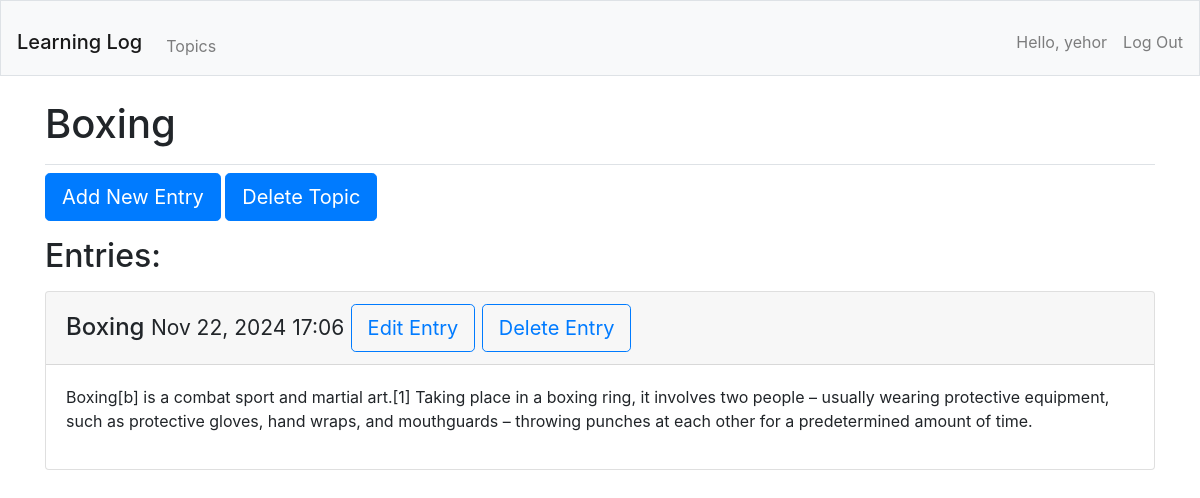
The page /topics/3/ (signed in) on the database its author committed.
### learning_logs/models.py (models this page shows, shortened)
class Topics(models.Model):
    text = models.CharField(max_length=200)
    date_added = models.DateTimeField(auto_now_add=True)
    owner = models.ForeignKey(User, on_delete=models.CASCADE)
    def __str__(self):
        return self.text

class Entry(models.Model):
    topic = models.ForeignKey(Topics, on_delete=models.CASCADE)
    title = models.CharField(max_length=200)
    text = models.TextField()
    date_added = models.DateTimeField(auto_now_add=True)
    class Meta:
        verbose_name_plural = 'entries'

### learning_logs/views.py (the view)
# urls.py: path('topics/<int:topic_id>/', views.topic, name='topic'),
@login_required
def topic(request, topic_id):
    topic = Topics.objects.get(id=topic_id)
    check_topic_owner(request, topic.owner)
    entries = topic.entry_set.order_by('-date_added')
    context = {'topic': topic, 'entries':entries}
    return render(request, 'learning_logs/topic.html', context)

### learning_logs/views.py (called while the page is built)
def check_topic_owner(request, owner):
    if owner != request.user:
        raise Http404

### learning_logs/templates/learning_logs/topic.html
{% extends 'learning_logs/base.html' %}
{% block page_header %}
    <h1>{{ topic }}</h1>
{% endblock page_header %}
{% block content %}
    <div class="mb-3">
        <a class="btn btn-lg btn-primary" href="{% url 'learning_logs:new_entry' topic.id %}">Add New Entry</a>
        <a class="btn btn-lg btn-primary" href="{% url 'learning_logs:delete_topic' topic.id %}">Delete Topic</a>
    </div>
    <div>
        <h2><p>Entries:</p></h2>
        {% for entry in entries %}
                <div class="card mb-3">
                    <h4 class="card-header">
                        {{ entry.title}}
                        <small>{{ entry.date_added|date:'M d, Y H:i' }}</small>
                        <a class="btn btn-lg btn-outline-primary " href="{% url 'learning_logs:edit_entry' entry.id %}">Edit Entry</a>
                        <a class="btn btn-lg btn-outline-primary " href="{% url 'learning_logs:delete_entry' topic.id entry.id %}">Delete Entry</a>
                    </h4>
                    <div class="card-body">
                        {{entry.text|linebreaks}}
                    </div>
                </div>
        {% empty %}
            <p>There are no entries for this topic yet.</p>
        {% endfor %}
    </div>
{% endblock content %}

### learning_logs/templates/learning_logs/base.html (shortened to what this page needs)
{% load bootstrap4 %}
<!doctype html>
<html lang="en">
<head>
    {% bootstrap_css %}
</head>
<body>
    <div>
        <nav class="navbar navbar-expand-md navbar-light bg-light mb-4 border">
        <h1><a class="navbar-brand mt-3" href="{% url 'learning_logs:index' %}">
            Learning Log</a></h1>
        <div class="collapse navbar-collapse" id="navbarCollapse">
            <ul class="navbar-nav mr-auto">
                <div class="mt-3">
                    <li class="nav-item">
                        <a class="nav-link" href="{% url 'learning_logs:topics' %}">Topics</a>
                    </li>
                </div>
            </ul>
            <ul class="navbar-nav ml-auto">
                {% if user.is_authenticated %}
                        <li class="nav-item">
                            <div class="mt-3">
                                <span class="navbar-text" style="padding-top: 0px; margin-right: 16px;">Hello, {{user.username}}</span>
                            </div>
                        </li>
                        <li class="nav-item">
                            <div class="mt-3">
                                <form method="post" action="{% url 'users:logout' %}">
                                    <button type="submit" class="nav-link" style="background:none; border:none; padding:0;">
                                        Log Out
                                    </button>
                                </form>
                            </div>
                        </li>
                {% endif %}
            </ul>
        </nav>
    </div>
    <main role="main" class="container">
        <div class="pb-2 mb-2 border-bottom">
            {% block page_header %}{% endblock page_header %}
        </div>
        <div>
            {% block content %}{% endblock content %}
        </div>
    </main>
</body>
</html>

### rows shown on the page
Topics: text "Boxing"
Entry: title "Boxing", date_added "Nov 22, 2024 17:06", text "Boxing[b] is a combat sport and martial art.[1] Taking place in a boxing ring, it involves two people – usually wearing protective equipment, such as protective gloves, hand wraps, and mouthguards – throwing punches at each other for a predetermined amount of time."

### other values the page prints
{{ user.username }} "yehor"
